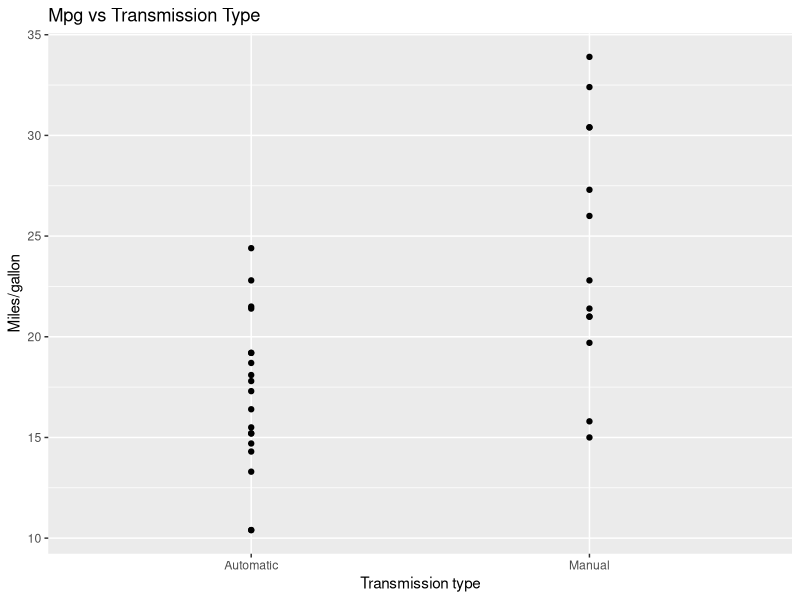
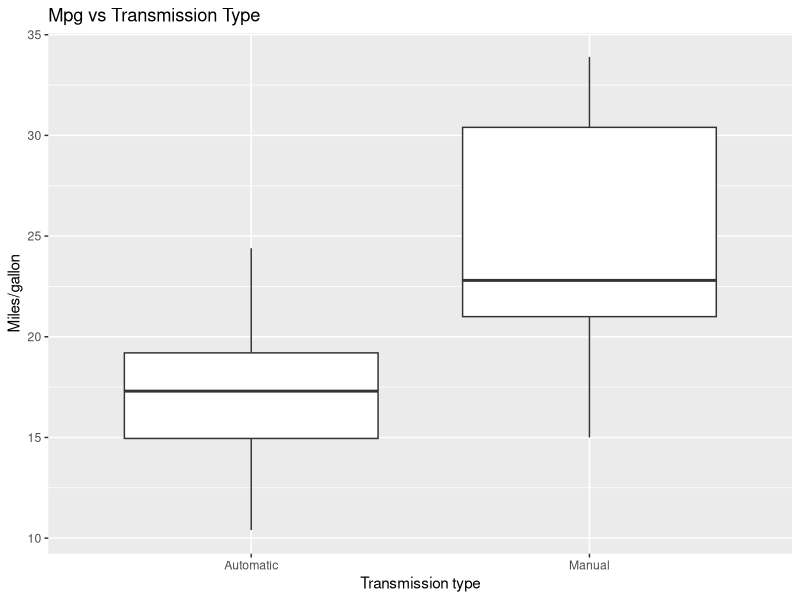
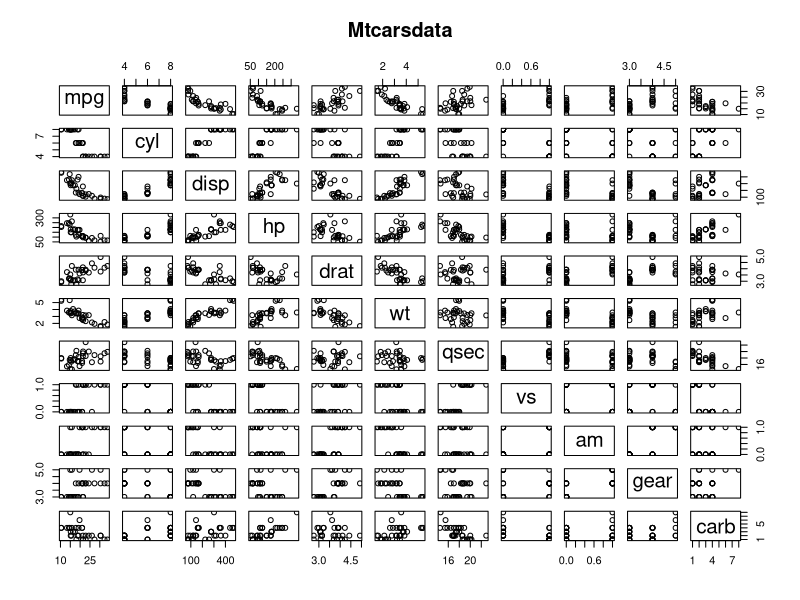
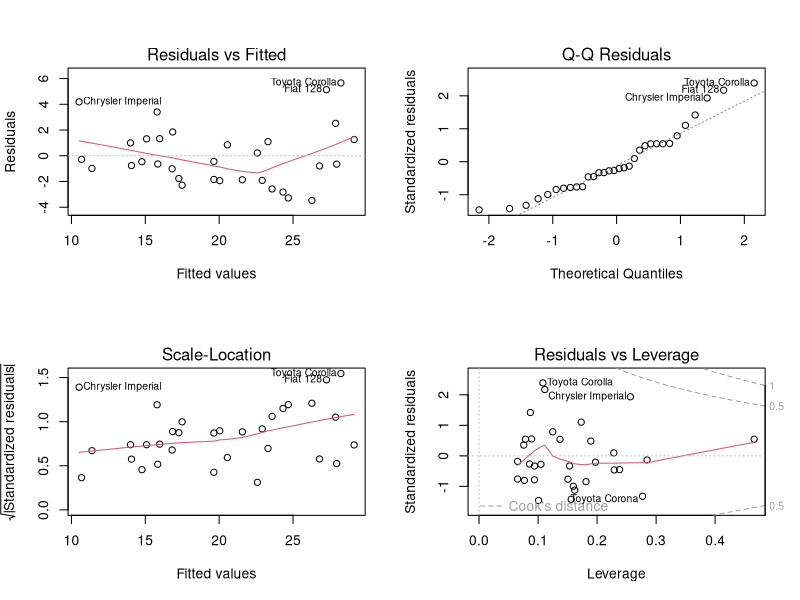

These charts were generated, in order, by the following R code:
## ---- chunk 1
library(ggplot2)
library(dplyr)
## ---- chunk 2

df1<-subset(mtcars,am==0)
df1<-mutate(df1,transmission="Automatic") #df1 has all readings for automatic transmissiom
df2<-subset(mtcars,am==1)
df2<-mutate(df2,transmission="Manual")#df2 has ll readings for the manual transmission
df<-rbind(df1,df2)

g<-ggplot(data=df,aes(x=factor(transmission),y=mpg))
g<-g+geom_point()
g<-g+labs(x="Transmission type")+labs(y="Miles/gallon")+labs(title="Mpg vs Transmission Type")
g
remove(g)
## ---- chunk 3
fit1<-lm(data=mtcars,mpg~factor(am))
summary(fit1)
## ---- chunk 4
cor(mtcars)[1,];fit<-lm(data=mtcars,mpg~.)
## ---- chunk 5
with(mtcars,cor(cyl,wt));with(mtcars,cor(cyl,disp));with(mtcars,cor(cyl,hp));with(mtcars,cor(wt,disp));with(mtcars,cor(hp,wt));with(mtcars,cor(disp,hp))
## ---- chunk 6
fit2<-lm(data=mtcars,mpg~am+cyl+wt+hp)
summary(fit2)
## ---- chunk 7
anova(fit1,fit2)
## ---- chunk 8
dat <- dfbetas(fit2);tail(sort(dat[,2]),3);head(sort(dat[,2]),3)
## ---- chunk 9
tail(sort(hatvalues(fit2)),3)
## ---- chunk 10
t.test(df2$mpg,df1$mpg,paired=FALSE,var.equal=FALSE)

## ---- chunk 11
g<-ggplot(data=df,aes(x=factor(transmission),y=mpg))
g<-g+geom_boxplot()
g<-g+labs(x="Transmission type")+labs(y="Miles/gallon")+labs(title="Mpg vs Transmission Type")
g
remove(g)
## ---- chunk 12
pairs(mtcars,main="Mtcarsdata",pch=21)
## ---- chunk 13
par(mfrow=c(2,2));plot(fit2)
